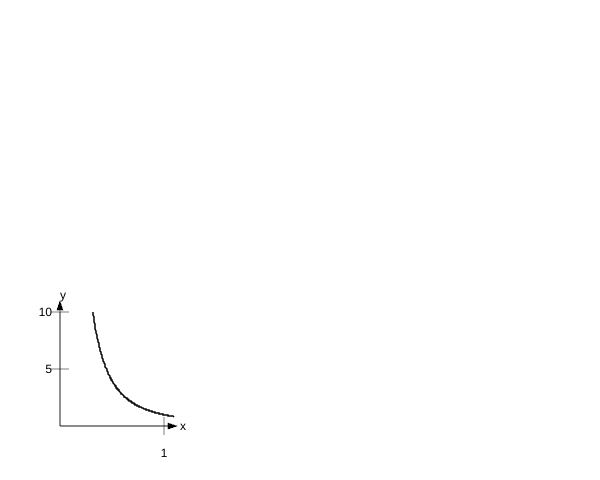

gnuplot code for this plot:
      set terminal svg
      set tmargin 0
      set bmargin 3
      set border -1 lw 0.5
      unset border
      set style line 1 linetype -1 linewidth 1.5
          # ...   style for the curve itself
      set style arrow 1 size screen .017,20 filled linetype -1 linewidth .5
      set xtics axis (1.0)
      set ytics axis (5.0,10.0)
      set xzeroaxis linetype -1 linewidth 0.5
      set yzeroaxis linetype -1 linewidth 0.5
      set label "x" at 1.155,0
      set label "y" at 0,11.5
      set samples 300
      unset key
      set size square 0.35,0.35
      set arrow from 0.0,0 to 1.133,0 arrowstyle 1
      set arrow from 0,0.0 to 0,11.0 arrowstyle 1
      set xrange [0.0:1.1]
      set yrange [0.0:10.0]
plot x**-2 with lines linestyle 1 
